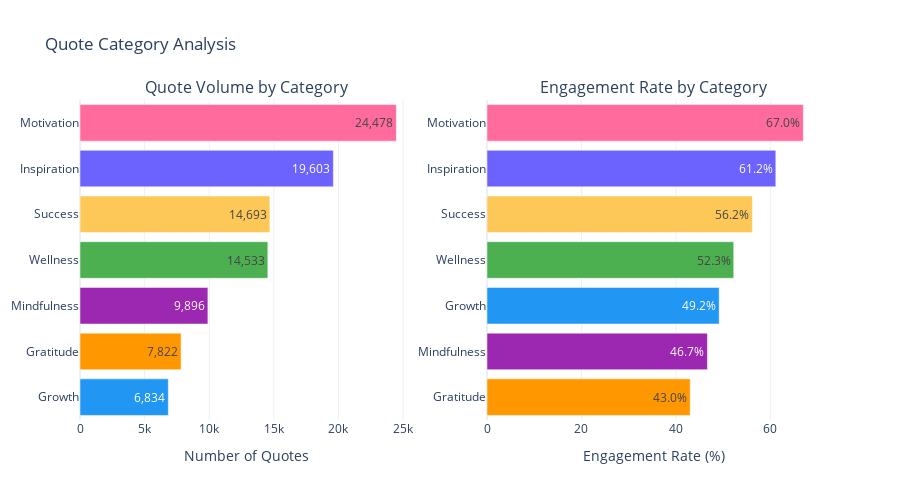

Here is the notebook cell this chart was saved with:
### Markdown cell above
## 5. Visualization 3: Quote Category Popularity

**Insight Focus**: Which categories resonate most with users?

### Code cell
# Category statistics with engagement
category_stats = quotes_enriched.groupby('category').agg({
    'quote_id': 'count',
    'engagement_count': 'sum',
    'has_engagement': 'mean'
}).reset_index()

category_stats.columns = ['category', 'total_quotes', 'total_engagements', 'engagement_rate']
category_stats = category_stats.sort_values('total_quotes', ascending=True)

# Create horizontal bar chart with dual metrics
fig = make_subplots(
    rows=1, cols=2,
    subplot_titles=('Quote Volume by Category', 'Engagement Rate by Category'),
    specs=[[{'type': 'bar'}, {'type': 'bar'}]]
)

# Volume chart
fig.add_trace(
    go.Bar(
        y=category_stats['category'],
        x=category_stats['total_quotes'],
        orientation='h',
        marker=dict(color=[CATEGORY_COLORS[cat] for cat in category_stats['category']]),
        text=category_stats['total_quotes'],
        texttemplate='%{text:,}',
        textposition='auto',
        hovertemplate='<b>%{y}</b><br>Quotes: %{x:,}<extra></extra>'
    ),
    row=1, col=1
)

# Engagement rate chart
fig.add_trace(
    go.Bar(
        y=category_stats.sort_values('engagement_rate', ascending=True)['category'],
        x=category_stats.sort_values('engagement_rate', ascending=True)['engagement_rate'] * 100,
        orientation='h',
        marker=dict(color=[CATEGORY_COLORS[cat] for cat in category_stats.sort_values('engagement_rate', ascending=True)['category']]),
        text=category_stats.sort_values('engagement_rate', ascending=True)['engagement_rate'] * 100,
        texttemplate='%{text:.1f}%',
        textposition='auto',
        hovertemplate='<b>%{y}</b><br>Engagement Rate: %{x:.1f}%<extra></extra>'
    ),
    row=1, col=2
)

fig.update_xaxes(title_text='Number of Quotes', row=1, col=1)
fig.update_xaxes(title_text='Engagement Rate (%)', row=1, col=2)

fig.update_layout(
    title_text='Quote Category Analysis',
    showlegend=False,
    height=500,
    template='plotly_white'
)

fig.show()

print("\nCategory Performance Summary:")
category_stats_sorted = category_stats.sort_values('total_quotes', ascending=False)
for _, row in category_stats_sorted.iterrows():
    print(f"  {row['category']:15s}: {row['total_quotes']:5,} quotes | {row['engagement_rate']*100:5.1f}% engagement | {row['total_engagements']:6,.0f} total interactions")

### Figure 1 — Plotly figure (JSON) as saved in the notebook; plotly's stock layout.template omitted (floating-point values rounded to 4 significant figures)
{"data": [{"hovertemplate": "<b>%{y}</b><br>Quotes: %{x:,}<extra></extra>", "marker": {"color": ["#2196F3", "#FF9800", "#9C27B0", "#4CAF50", "#FEC859", "#6C63FF", "#FF6B9D"]}, "orientation": "h", "text": [6834.0, 7822.0, 9896.0, 14530.0, 14690.0, 19600.0, 24480.0], "textposition": "auto", "texttemplate": "%{text:,}", "type": "bar", "x": [6834, 7822, 9896, 14533, 14693, 19603, 24478], "xaxis": "x", "y": ["Growth", "Gratitude", "Mindfulness", "Wellness", "Success", "Inspiration", "Motivation"], "yaxis": "y"}, {"hovertemplate": "<b>%{y}</b><br>Engagement Rate: %{x:.1f}%<extra></extra>", "marker": {"color": ["#FF9800", "#9C27B0", "#2196F3", "#4CAF50", "#FEC859", "#6C63FF", "#FF6B9D"]}, "orientation": "h", "text": [43.05, 46.69, 49.18, 52.26, 56.22, 61.17, 67.01], "textposition": "auto", "texttemplate": "%{text:.1f}%", "type": "bar", "x": [43.05, 46.69, 49.18, 52.26, 56.22, 61.17, 67.01], "xaxis": "x2", "y": ["Gratitude", "Mindfulness", "Growth", "Wellness", "Success", "Inspiration", "Motivation"], "yaxis": "y2"}], "layout": {"annotations": [{"font": {"size": 16}, "showarrow": false, "text": "Quote Volume by Category", "x": 0.225, "xanchor": "center", "xref": "paper", "y": 1, "yanchor": "bottom", "yref": "paper"}, {"font": {"size": 16}, "showarrow": false, "text": "Engagement Rate by Category", "x": 0.775, "xanchor": "center", "xref": "paper", "y": 1, "yanchor": "bottom", "yref": "paper"}], "height": 500, "showlegend": false, "title": {"text": "Quote Category Analysis"}, "xaxis": {"anchor": "y", "domain": [0, 0.45], "title": {"text": "Number of Quotes"}}, "xaxis2": {"anchor": "y2", "domain": [0.55, 1], "title": {"text": "Engagement Rate (%)"}}, "yaxis": {"anchor": "x", "domain": [0, 1]}, "yaxis2": {"anchor": "x2", "domain": [0, 1]}}}
